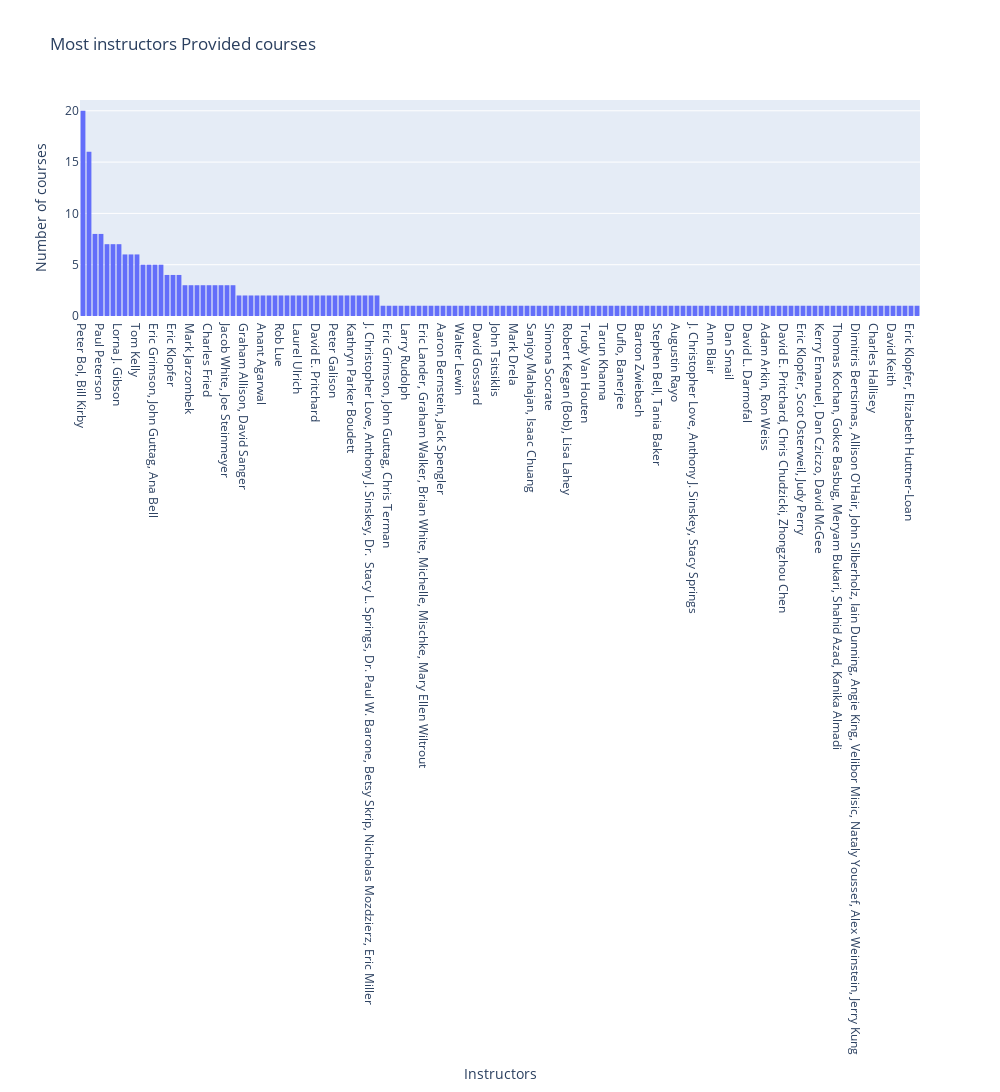

This figure's notebook cell:
### Markdown cell above
### How many courses Provided by each instructors ?

### Code cell
fig=px.histogram(data_frame=df,x='Instructors',title='Most instructors Provided courses',width=1000,height=1500).update_xaxes(categoryorder="total descending")
fig.update_yaxes(title_text='Number of courses')
fig.show()

### Figure 1 — Plotly figure (JSON) as saved in the notebook; plotly's stock layout.template omitted (floating-point values rounded to 4 significant figures; data arrays with more than 128 entries replaced by an {"elided": "..."} marker saying what was removed)
{"data": [{"alignmentgroup": "True", "bingroup": "x", "hovertemplate": "Instructors=%{x}<br>count=%{y}<extra></extra>", "legendgroup": "", "marker": {"color": "#636efa"}, "name": "", "offsetgroup": "", "orientation": "v", "showlegend": false, "type": "histogram", "x": {"elided": "289 str values"}, "xaxis": "x", "yaxis": "y"}], "layout": {"barmode": "relative", "height": 1500, "legend": {"tracegroupgap": 0}, "title": {"text": "Most instructors Provided courses"}, "width": 1000, "xaxis": {"anchor": "y", "categoryorder": "total descending", "domain": [0, 1], "title": {"text": "Instructors"}}, "yaxis": {"anchor": "x", "domain": [0, 1], "title": {"text": "Number of courses"}}}}
